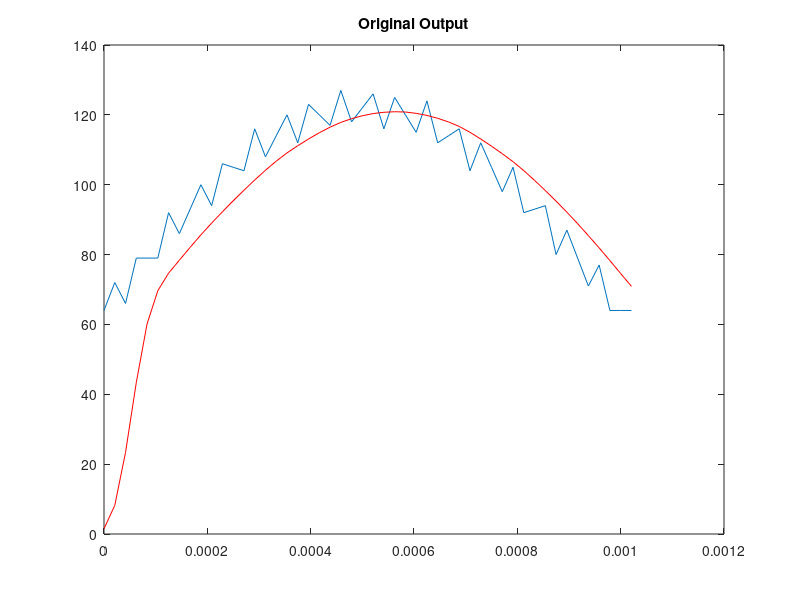
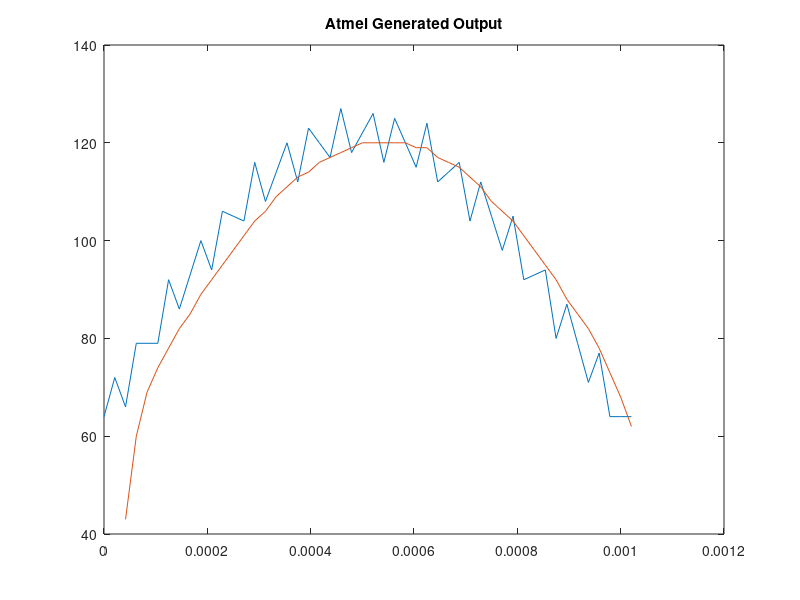

The MATLAB source for these figures, in order:
clear;
fs = 48000;
T = 0.01;
ts = 1/fs;
t = 0:ts:T;
f1 = 500;
f2 = 18000;
% Input Signal
x = 1*sin(2*pi*f1*t)+0.1*sin(2*pi*f2*t);
newx=normalize(x,'range',[0,1]);
newx2 = ceil(127*newx);
figure(1);
plot(t(1:50),newx2(1:50));
hold
% Filter Output with fixed point filter arithmetic coefficients
quant_coeffs = [0.0234375000000000,0.101562500000000,0.226562500000000,0.289062500000000,0.226562500000000,0.101562500000000,0.0234375000000000];
y = filter(quant_coeffs,1,newx2);
plot(t(1:50),y(1:50),"r");
title("Original Output");
% y1 = ["01", "08","17","2b","3c","45","4a","4e","52","55","59","5c","5f","62","65","68","6a","6d","6f","71","72","74","75","76","77","78","78","78","78","78","77","77","75","74","73","71","6f","6c","6a","68","65","62","5f","5c","58","55","51","4e","4a","46"];
% output = hex2dec(y1);
% Filtered Output from the Serial Communication with Filter Code
output= [43, 60, 69, 74, 78, 82, 85, 89, 92, 95, 98, 101, 104, 106, 109, 111, 113, 114, 116, 117, 118, 119, 120, 120, 120, 120, 120, 119, 119, 117, 116, 115, 113, 111, 108, 106, 104, 101, 98, 95, 92, 88, 85, 82, 78, 73, 68, 62];
figure(2);
plot(t(1:50),newx2(1:50));
hold
plot(t(3:50),output);
title("Atmel Generated Output");